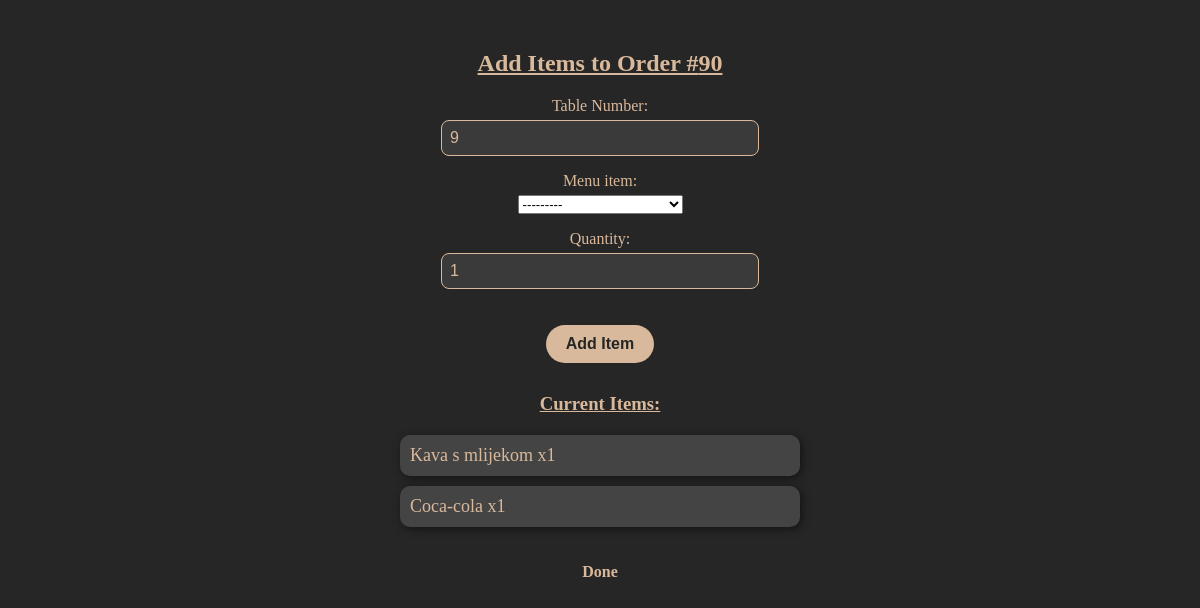
The page /order/90/order-detail (signed in) on the database its author committed.
### sankster/models.py (models this page shows, shortened)
class Order(models.Model):
    STATUS_CHOICES = [
        ('received', 'Received'),
        ('ready', 'Ready'),
    ]
    server = models.ForeignKey(CustomUser, on_delete=models.CASCADE)
    table_number = models.PositiveIntegerField(null=True, blank=True)
    is_active = models.BooleanField(default = True)
    status = models.CharField(max_length=20, choices=STATUS_CHOICES, default='received')
    is_accepted_by_server = models.BooleanField(default=False)

class OrderItem(models.Model):
    order = models.ForeignKey(Order, related_name= 'items', on_delete=models.CASCADE)
    menu_item = models.ForeignKey(MenuItem, on_delete=models.CASCADE)
    quantity = models.PositiveIntegerField(default=1)

class MenuItem(models.Model):
    name = models.CharField(max_length=100)
    description = models.TextField(blank=True)
    price = models.DecimalField(max_digits=6, decimal_places=2)
    def __str__(self):
        return f"{self.name} - {self.price}€"

### sankster/views.py (the view)
# urls.py: path('order/<int:order_id>/order-detail', views.order_detail, name='order_detail'),
def order_detail(request, order_id):
    order = get_object_or_404(Order, id=order_id)
    if order.server.username == 'guest_server' and request.user.role == 'server':
        order.server = request.user
        order.save()
    if order.server != request.user:
        return redirect('dashboard')
    if request.method == 'POST':
        table_number = request.POST.get("table_number")
        if table_number:
            order.table_number = table_number
            order.save()
        form = OrderItemForm(request.POST)
        if form.is_valid():
            order_item = form.save(commit=False)
            order_item.order = order
            order_item.save()
            return redirect('order_detail', order_id = order.id)
    else:
        form = OrderItemForm()
    return render(request, 'order_detail.html', {'form': form, 'order': order})

### sankster/forms.py
class OrderItemForm(forms.ModelForm):
    class Meta:
        model = OrderItem
        fields = ['menu_item', 'quantity']
    menu_item = forms.ModelChoiceField(queryset=MenuItem.objects.all())
    quantity = forms.IntegerField(min_value=1, initial=1)

### sankster/templates/order_detail.html (shortened to what this page needs)
<!DOCTYPE html>
<html lang="en">
<head>
</head>
<body>
    <h2>Add Items to Order #{{ order.id }}</h2>
    <form method="POST">
        <label for="table_number">Table Number:</label>
        <input type="number" name="table_number" id="table_number" value="{{ order.table_number|default_if_none:'' }}" min="1" required>
        {{ form.as_p }}
        <button type="submit">Add Item</button>
    </form>
    <h3>Current Items:</h3>
    <ul>
        {% for item in order.items.all %}
            <li>{{ item.menu_item.name }} x{{ item.quantity }}</li>
        {% endfor %}
    </ul>
    <a href="{% url 'server_dashboard' %}">Done</a>
</body>
</html>

### sankster/templates/order_detail.html (style rules this page uses)
body { font-family: 'Georgia', serif; background-color: #262626; color: #d9b99b; padding: 20px; text-align: center; margin: 0; }
h2, h3 { font-family: 'Playfair Display', serif; color: #d9b99b; margin-top: 30px; text-decoration: underline; }
form { margin-top: 20px; }
label, input, button { font-size: 16px; }
label { display: block; margin-bottom: 5px; margin-top: 15px; }
input[type="number"] { padding: 8px; width: 100%; max-width: 300px; border-radius: 8px; border: 1px solid #d9b99b; background-color: #3a3a3a; color: #d9b99b; }
button { padding: 10px 20px; color: #262626; background-color: #d9b99b; border: none; border-radius: 20px; cursor: pointer; transition: background-color 0.3s; margin-top: 20px; font-weight: bold; }
ul { list-style-type: none; padding: 0; margin-top: 20px; max-width: 400px; margin-left: auto; margin-right: auto; text-align: left; }
li { background-color: #444; padding: 10px; margin: 10px 0; border-radius: 10px; box-shadow: 2px 2px 8px rgba(0,0,0,0.5); font-size: 18px; }
a { color: #d9b99b; text-decoration: none; margin-top: 20px; display: inline-block; font-weight: bold; }

### rows shown on the page
Order: id "90", table_number "9"
OrderItem: menu_item.name "Kava s mlijekom", quantity "1"
OrderItem: menu_item.name "Coca-cola", quantity "1"
